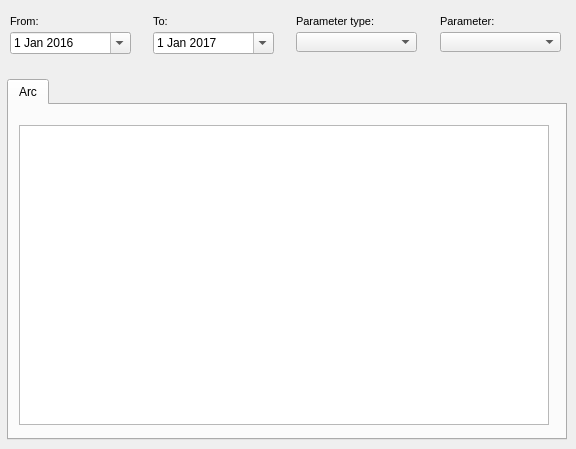
    <widget class="QWidget" name="tab_21">
     <attribute name="title">
      <string>O&amp;&amp;M</string>
     </attribute>
     <widget class="QTabWidget" name="tab_event">
      <property name="geometry">
       <rect>
        <x>7</x>
        <y>79</y>
        <width>560</width>
        <height>361</height>
       </rect>
      </property>
      <property name="currentIndex">
       <number>0</number>
      </property>
      <widget class="QWidget" name="page_event_feature_3">
       <attribute name="title">
        <string>Arc</string>
       </attribute>
       <widget class="QTableView" name="tbl_event_arc">
        <property name="geometry">
         <rect>
          <x>10</x>
          <y>20</y>
          <width>530</width>
          <height>300</height>
         </rect>
        </property>
        <property name="sortingEnabled">
         <bool>true</bool>
        </property>
       </widget>
      </widget>
     </widget>
     <widget class="QComboBox" name="event_id">
      <property name="geometry">
       <rect>
        <x>440</x>
        <y>32</y>
        <width>121</width>
        <height>20</height>
       </rect>
      </property>
     </widget>
     <widget class="QLabel" name="label_event_arc_parameter">
      <property name="geometry">
       <rect>
        <x>440</x>
        <y>10</y>
        <width>91</width>
        <height>22</height>
       </rect>
      </property>
      <property name="font">
       <font>
        <pointsize>8</pointsize>
       </font>
      </property>
      <property name="frameShape">
       <enum>QFrame::NoFrame</enum>
      </property>
      <property name="frameShadow">
       <enum>QFrame::Raised</enum>
      </property>
      <property name="text">
       <string>Parameter:</string>
      </property>
      <property name="textFormat">
       <enum>Qt::AutoText</enum>
      </property>
      <property name="scaledContents">
       <bool>false</bool>
      </property>
      <property name="margin">
       <number>3</number>
      </property>
     </widget>
     <widget class="QDateEdit" name="date_event_from">
      <property name="geometry">
       <rect>
        <x>10</x>
        <y>32</y>
        <width>121</width>
        <height>22</height>
       </rect>
      </property>
      <property name="date">
       <date>
        <year>2016</year>
        <month>1</month>
        <day>1</day>
       </date>
      </property>
      <property name="calendarPopup">
       <bool>true</bool>
      </property>
     </widget>
     <widget class="QLabel" name="label_event_arc_to">
      <property name="geometry">
       <rect>
        <x>153</x>
        <y>10</y>
        <width>31</width>
        <height>22</height>
       </rect>
      </property>
      <property name="font">
       <font>
        <pointsize>8</pointsize>
       </font>
      </property>
      <property name="frameShape">
       <enum>QFrame::NoFrame</enum>
      </property>
      <property name="frameShadow">
       <enum>QFrame::Raised</enum>
      </property>
      <property name="text">
       <string>To:</string>
      </property>
      <property name="textFormat">
       <enum>Qt::AutoText</enum>
      </property>
      <property name="scaledContents">
       <bool>false</bool>
      </property>
      <property name="margin">
       <number>3</number>
      </property>
     </widget>
     <widget class="QComboBox" name="event_type">
      <property name="geometry">
       <rect>
        <x>296</x>
        <y>32</y>
        <width>121</width>
        <height>20</height>
       </rect>
      </property>
     </widget>
     <widget class="QLabel" name="label_event_arc_parameter_type">
      <property name="geometry">
       <rect>
        <x>296</x>
        <y>10</y>
        <width>91</width>
        <height>22</height>
       </rect>
      </property>
      <property name="font">
       <font>
        <pointsize>8</pointsize>
       </font>
      </property>
      <property name="layoutDirection">
       <enum>Qt::LeftToRight</enum>
      </property>
      <property name="frameShape">
       <enum>QFrame::NoFrame</enum>
      </property>
      <property name="frameShadow">
       <enum>QFrame::Raised</enum>
      </property>
      <property name="text">
       <string>Parameter type:</string>
      </property>
      <property name="textFormat">
       <enum>Qt::AutoText</enum>
      </property>
      <property name="scaledContents">
       <bool>false</bool>
      </property>
      <property name="margin">
       <number>3</number>
      </property>
     </widget>
     <widget class="QLabel" name="label_event_arc_from">
      <property name="geometry">
       <rect>
        <x>10</x>
        <y>10</y>
        <width>90</width>
        <height>22</height>
       </rect>
      </property>
      <property name="font">
       <font>
        <pointsize>8</pointsize>
       </font>
      </property>
      <property name="frameShape">
       <enum>QFrame::NoFrame</enum>
      </property>
      <property name="frameShadow">
       <enum>QFrame::Plain</enum>
      </property>
      <property name="text">
       <string>From:</string>
      </property>
      <property name="textFormat">
       <enum>Qt::AutoText</enum>
      </property>
      <property name="scaledContents">
       <bool>false</bool>
      </property>
      <property name="alignment">
       <set>Qt::AlignLeading|Qt::AlignLeft|Qt::AlignVCenter</set>
      </property>
      <property name="margin">
       <number>3</number>
      </property>
     </widget>
     <widget class="QDateEdit" name="date_event_to">
      <property name="geometry">
       <rect>
        <x>153</x>
        <y>32</y>
        <width>121</width>
        <height>22</height>
       </rect>
      </property>
      <property name="date">
       <date>
        <year>2017</year>
        <month>1</month>
        <day>1</day>
       </date>
      </property>
      <property name="calendarPopup">
       <bool>true</bool>
      </property>
     </widget>
    </widget>
